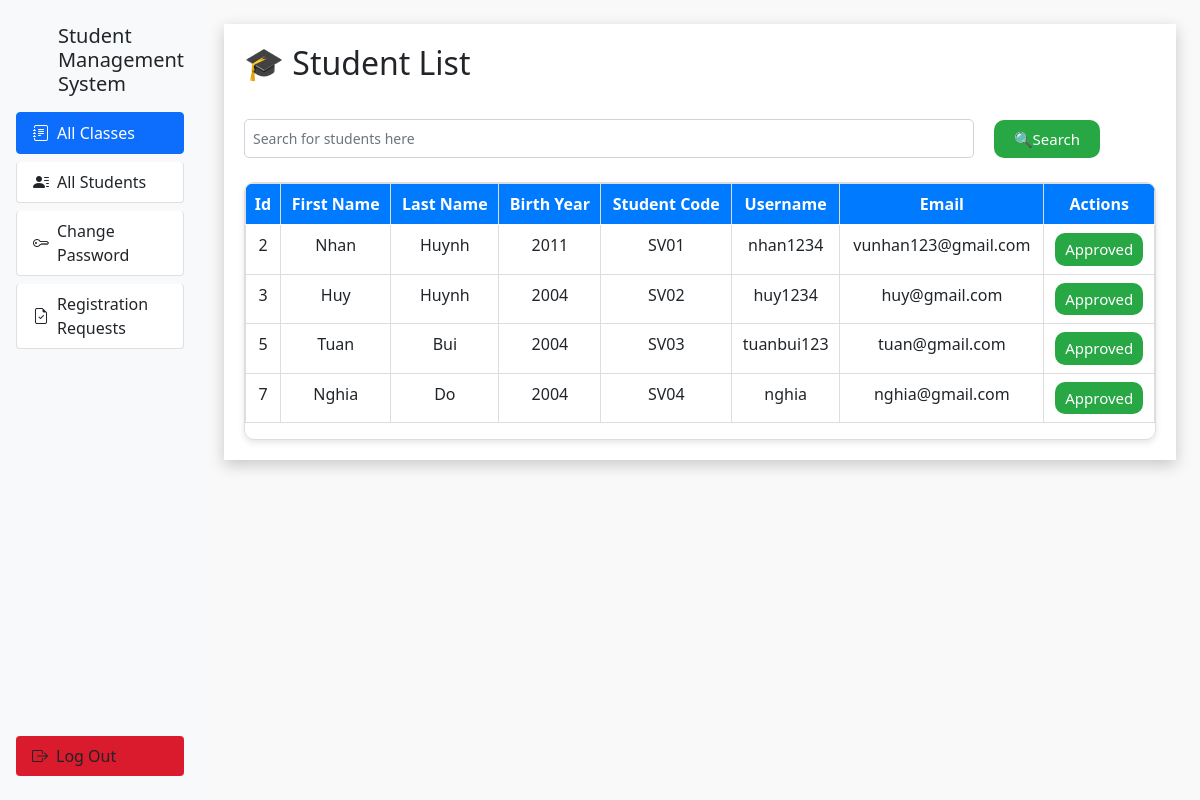
Page /admin/get-all-user on the earlier database version.
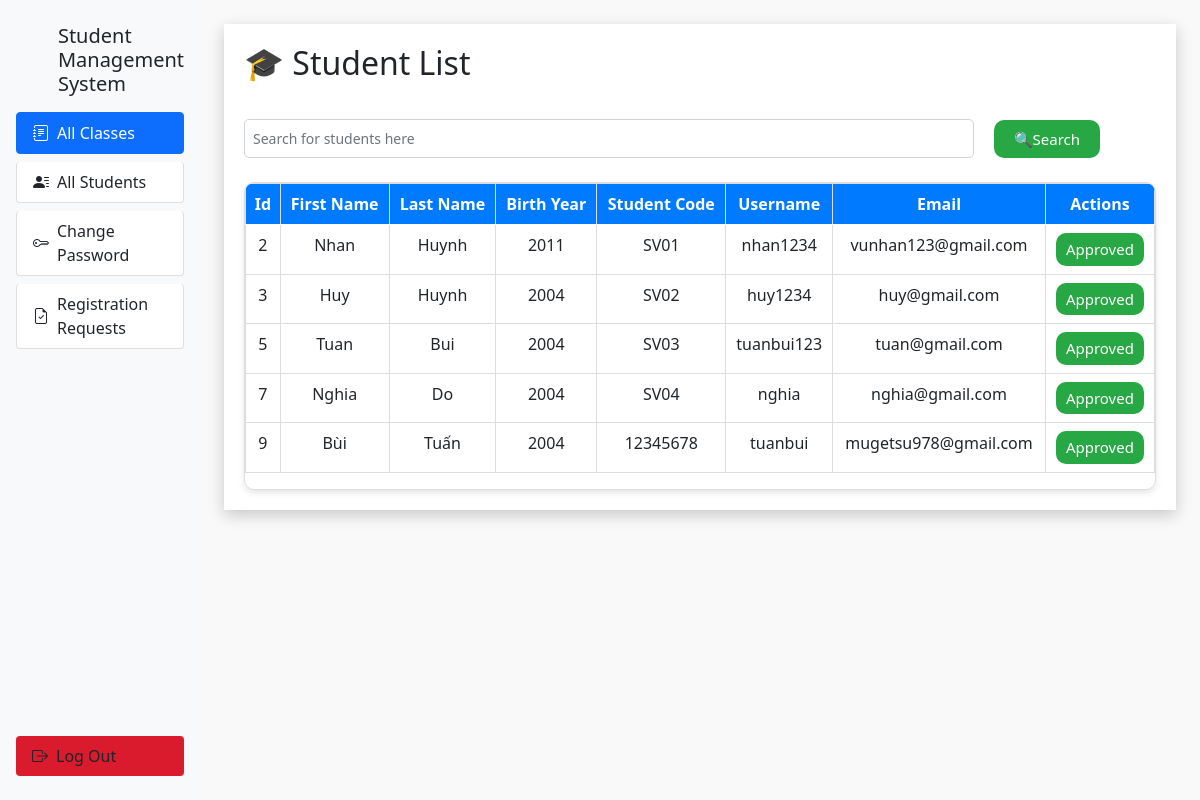
Same page on the later database version.
### main.py (models this page shows, shortened)
class User(db.Model):
    id = db.Column(db.Integer, primary_key=True)
    fname = db.Column(db.String(255), nullable=False)
    lname = db.Column(db.String(255), nullable=False)
    email = db.Column(db.String(255), nullable=False)
    student_code = db.Column(db.String(50), nullable=True)
    birth_year = db.Column(db.Integer, nullable=True)
    username = db.Column(db.String(255), nullable=False)
    password = db.Column(db.String(255), nullable=False)
    role = db.Column(db.String(50), default='user', nullable=False)  # Thêm cột role
    status = db.Column(db.Integer, default=0, nullable=False)
    id_class = db.Column(db.Integer, db.ForeignKey('class.id_class'), nullable=True)

### main.py (the view)
@app.route('/admin/get-all-user', methods=['GET', 'POST'])
def adminGetAllUser():
    if request.method == 'POST':
        search = request.form.get('search')
        users = User.query.filter_by(role='user').filter(
            or_(User.fname.like('%' + search + '%'), User.lname.like('%' + search + '%'))
        ).all()
        return render_template('admin/all-user.html', title="Approve User", users = users, search = search)
    else:
        search = ''
        users = User.query.filter_by(role='user').all()
        return render_template('admin/all-user.html', title="Approve User", users = users, search=search)

### templates/admin/all-user.html (shortened to what this page needs)
{% extends "admin/layout.html" %}
{% block content %}
<div class="wrapper">
    <div class="content">
        <div class="header">
            <h2>🎓 Student List</h2>
        </div>
        <div class="search-container">
            <form action="" method="POST" class="d-inline-flex align-items-center" style="width: 100%;">
                <input type="text" name="search" id="search" class="form-control my-1" value="{{ search }}"
                    placeholder="Search for students here">
                <button type="submit" class="btn btn-success btn-sm"
                    style="margin-left: 20px; font-size: 16 px; padding: 8px 20px;">🔍Search</button>
            </form>
        </div>
        <div class="table-container">
            <table class="table">
                <thead>
                    <tr>
                        <th>Id</th>
                        <th>First Name</th>
                        <th>Last Name</th>
                        <th>Birth Year</th>
                        <th>Student Code</th>
                        <th>Username</th>
                        <th>Email</th>
                        <th>Actions</th>
                    </tr>
                </thead>
                <tbody>
                    {% for user in users %}
                    <tr>
                        <td>{{ user.id }}</td>
                        <td>{{ user.fname }}</td>
                        <td>{{ user.lname }}</td>
                        <td>{{ user.birth_year }}</td>
                        <td>{{ user.student_code }}</td>
                        <td>{{ user.username }}</td>
                        <td>{{ user.email }}</td>
                        <td class="text-center">
                            {% if user.status == 1 %}
                            <a href="/admin/unapprove-user/{{ user.id }}">
                                <button class="btn btn-success btn-sm">Approved</button>
                            </a>
                            {% else %}
                            <a href="/admin/approve-user/{{ user.id }}">
                                <button class="btn btn-warning btn-sm">Approve</button>
                            </a>
                            {% endif %}
                        </td>
                    </tr>
                    {% endfor %}
                </tbody>
            </table>
        </div>
    </div>
</div>
{% endblock content %}

### templates/admin/layout.html (shortened to what this page needs)
<!DOCTYPE html>
<html lang="en">
<head>
    <link href="https://cdn.jsdelivr.net/npm/bootstrap@5.0.2/dist/css/bootstrap.min.css" rel="stylesheet"
>
    <link href="https://cdn.jsdelivr.net/npm/bootstrap-icons/font/bootstrap-icons.css" rel="stylesheet">
</head>
<body>
    <div class="container-fluid">
        <div class="row vh-100">
            <nav class="col-md-3 col-lg-2 bg-light d-flex flex-column p-3">
                <div class="d-flex justify-content-center align-items-center">
                    <h5>Student Management System</h5>
                </div>
                <div class="list-group">
                    <a href="/admin/class/"
                        class="list-group-item list-group-item-action d-flex align-items-center mb-2 rounded">
                        <i class="bi bi-journal-text me-2"></i> All Classes
                    </a>
                    <a href="/admin/get-all-user"
                        class="list-group-item list-group-item-action d-flex align-items-center mb-2 rounded">
                        <i class="bi bi-person-lines-fill me-2"></i> All Students
                    </a>
                    <a href="/admin/change-admin-password"
                        class="list-group-item list-group-item-action d-flex align-items-center mb-2 rounded">
                        <i class="bi bi-key me-2"></i> Change Password
                    </a>
                    <a href="/admin/registration_requests"
                        class="list-group-item list-group-item-action d-flex align-items-center mb-2 rounded">
                        <i class="bi bi-file-earmark-check me-2"></i> Registration Requests
                    </a>
                </div>
                <a href="/user/logout"
                    class="list-group-item d-flex align-items-center mb-2 rounded btn-danger mt-auto">
                    <i class="bi bi-box-arrow-right me-2"></i> Log Out
                </a>
            </nav>
            <main class="col-md-9 col-lg-10 p-4">
                {% block content %}{% endblock content %}
            </main>
        </div>
    </div>
</body>
</html>

### templates/admin/all-user.html (style rules this page uses)
body { margin: 0; padding: 0; background: #f9f9f9; }
.wrapper { width: 100%; padding: 20px; display: flex; flex-direction: column; background: #ffffff; box-shadow: 0px 5px 15px rgba(0, 0, 0, 0.2); }
.content { width: 100%; display: flex; flex-direction: column; gap: 20px; }
.header { display: flex; justify-content: space-between; align-items: center; }
.search-container { margin-top: 5px; }
.table-container { border: 1px solid #ddd; border-radius: 10px; overflow: auto; box-shadow: 0px 3px 6px rgba(0, 0, 0, 0.1); }
table { width: 100%; border-collapse: collapse; }
table thead { background: #007bff; color: white; }
table th, table td { padding: 10px; text-align: center; border: 1px solid #ddd; }
.btn { border-radius: 10px; padding: 5px 10px; }
.btn-danger { background-color: #da1a2d; border: none; }
.btn-success { background-color: #28a745; border: none; font-size: 15px; }
.form-control { border-radius: 5px; padding: 8px; font-size: 14px; width: 80%; }

Differences in the rows shown:
added User: id "9", fname "Bùi", lname "Tuấn", birth_year "2004", student_code "12345678", username "tuanbui", email "mugetsu978@gmail.com"
